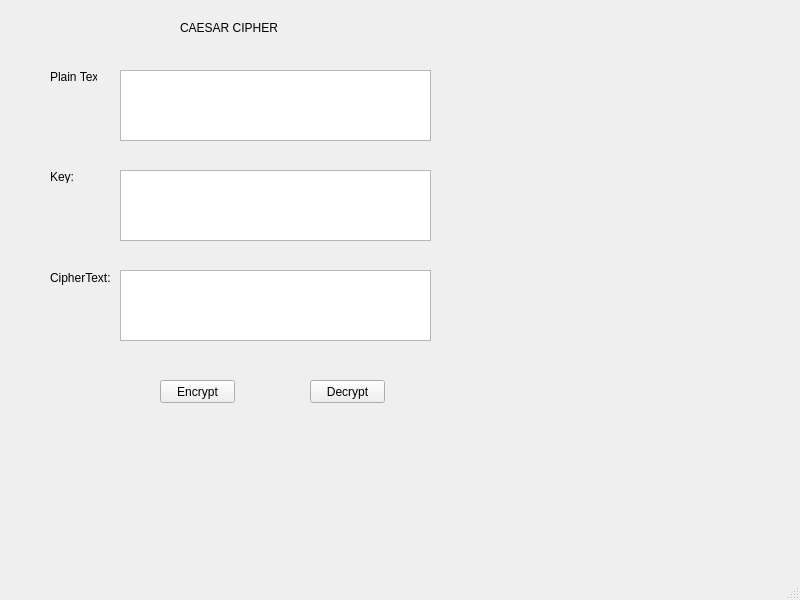
<?xml version="1.0" encoding="UTF-8"?>
<ui version="4.0">
 <class>MainWindow</class>
 <widget class="QMainWindow" name="MainWindow">
  <property name="geometry">
   <rect>
    <x>0</x>
    <y>0</y>
    <width>800</width>
    <height>600</height>
   </rect>
  </property>
  <property name="windowTitle">
   <string>MainWindow</string>
  </property>
  <widget class="QWidget" name="centralwidget">
   <widget class="QLabel" name="label">
    <property name="geometry">
     <rect>
      <x>180</x>
      <y>20</y>
      <width>101</width>
      <height>16</height>
     </rect>
    </property>
    <property name="text">
     <string>CAESAR CIPHER</string>
    </property>
   </widget>
   <widget class="QLabel" name="label_2">
    <property name="geometry">
     <rect>
      <x>50</x>
      <y>70</y>
      <width>47</width>
      <height>13</height>
     </rect>
    </property>
    <property name="text">
     <string>Plain Text:</string>
    </property>
   </widget>
   <widget class="QPlainTextEdit" name="txt_plain_text">
    <property name="geometry">
     <rect>
      <x>120</x>
      <y>70</y>
      <width>311</width>
      <height>71</height>
     </rect>
    </property>
   </widget>
   <widget class="QLabel" name="label_3">
    <property name="geometry">
     <rect>
      <x>50</x>
      <y>170</y>
      <width>47</width>
      <height>13</height>
     </rect>
    </property>
    <property name="text">
     <string>Key:</string>
    </property>
   </widget>
   <widget class="QPlainTextEdit" name="txt_key">
    <property name="geometry">
     <rect>
      <x>120</x>
      <y>170</y>
      <width>311</width>
      <height>71</height>
     </rect>
    </property>
   </widget>
   <widget class="QLabel" name="label_4">
    <property name="geometry">
     <rect>
      <x>50</x>
      <y>270</y>
      <width>61</width>
      <height>16</height>
     </rect>
    </property>
    <property name="text">
     <string>CipherText:</string>
    </property>
   </widget>
   <widget class="QPlainTextEdit" name="txt_cipher_text">
    <property name="geometry">
     <rect>
      <x>120</x>
      <y>270</y>
      <width>311</width>
      <height>71</height>
     </rect>
    </property>
   </widget>
   <widget class="QPushButton" name="btn_encrypt">
    <property name="geometry">
     <rect>
      <x>160</x>
      <y>380</y>
      <width>75</width>
      <height>23</height>
     </rect>
    </property>
    <property name="text">
     <string>Encrypt</string>
    </property>
   </widget>
   <widget class="QPushButton" name="btn_decrypt">
    <property name="geometry">
     <rect>
      <x>310</x>
      <y>380</y>
      <width>75</width>
      <height>23</height>
     </rect>
    </property>
    <property name="text">
     <string>Decrypt</string>
    </property>
   </widget>
  </widget>
  <widget class="QMenuBar" name="menubar">
   <property name="geometry">
    <rect>
     <x>0</x>
     <y>0</y>
     <width>800</width>
     <height>21</height>
    </rect>
   </property>
  </widget>
  <widget class="QStatusBar" name="statusbar"/>
 </widget>
 <resources/>
 <connections/>
</ui>
